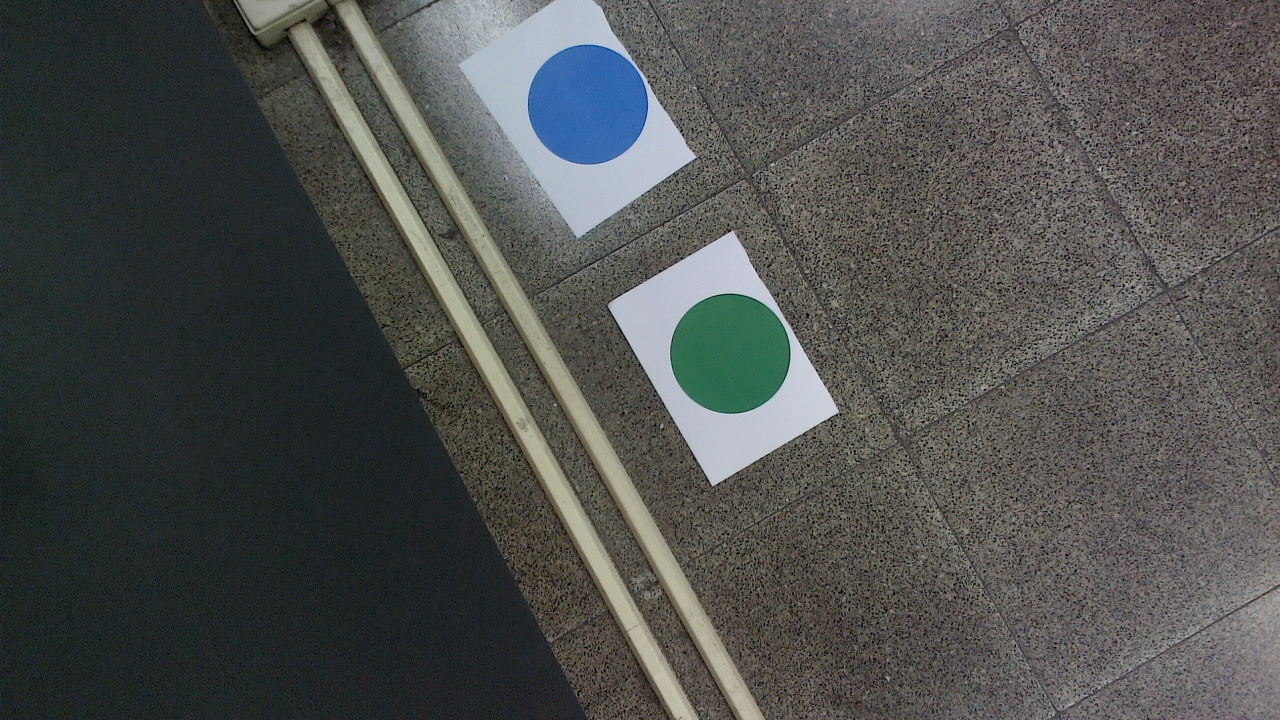
#> input picture Execute/img.jpg, 1280 x 720 px; its folder holds only this picture in this run
$ python -i circle_marker_detection.py   (imports and definitions only)   (older library calls are emulated)
#> lines starting #> are read from the running program, lines starting #| are printed output that depends on the picture
"""Returns circle position and probabilites (feature values)
use as detector(src, obj)

detector(src, obj)
src - image
obj - 'green_cirle' or 'blue_circle'

returns outputPos, outputPro
"""

import unittest
import glob
import pickle

import numpy as np
import cv2
import imutils
from pylab import *

def deg2hue(color):
    return int(color*255/360)

def sv2byte(value):
    return int(value*255/100)

def draw(img, pos):
    result = cv2.circle(img, (pos[0], pos[1]), 1, (0, 0, 255), 4)
    return result

def closing(src, obj):
    img_inRange = np.zeros(src.shape[:2], src.dtype)
    if obj == 'blue_circle':
        #img_inRange = cv2.inRange(src, (160, 95, 40), (190, 110, 65))
        h_lower = deg2hue(240)
        h_higher = deg2hue(260)
        s_lower = sv2byte(65)
        s_higher = sv2byte(75)
        v_lower = sv2byte(65)
        v_higher = sv2byte(72)
        lower = (h_lower, s_lower, v_lower)
        higher = (h_higher, s_higher, v_higher)
        img_inRange = cv2.inRange(cv2.cvtColor(img, cv2.COLOR_BGR2HSV))
    elif obj == 'green_circle':
        h_lower = deg2hue(100)
        h_higher = deg2hue(140)
        s_lower = sv2byte(50)
        s_higher = sv2byte(65)
        v_lower = sv2byte(20)
        v_higher = sv2byte(45)
        lower = (h_lower, s_lower, v_lower)
        higher = (h_higher, s_higher, v_higher)
        #img_inRange = cv2.inRange(src, (70, 100, 35), (90, 120, 65))
        img_inRange = cv2.inRange(cv2.cvtColor(img, cv2.COLOR_BGR2HSV), )
    kernel = cv2.getStructuringElement(cv2.MORPH_RECT, (3, 3))
    image_closed = cv2.morphologyEx(img_inRange, cv2.MORPH_CLOSE, kernel)
    image_closed = cv2.morphologyEx(image_closed, cv2.MORPH_OPEN, kernel)
    return image_closed

# [135 lines left out: functions normpdf, feature1, feature2, iou, fitEllipse, ellipse_center and 3 more, not called in this run]

def detector(src, obj):
    """
    src - image
    obj - 'green_cirle' or 'blue_circle'

    returns outputPos, outputPro
    circle position and probabilites (feature values)
    """
    img_closed = closing(src, obj)

    src.flags.writeable = False
    img_closed.flags.writeable = False

    pos1, pro1 = feature1(src, img_closed, obj)
    pro2 = feature2(src, pos1)
    pro3 = feature3(img_closed)
    print("dupa")
    print("{}: {}, {}, {}".format(obj, pro1, pro2, pro3))
    if pos1:
            pro = []
            list = {}
            for pr1, pr2, pr3, po1 in zip(pro1, pro2, pro3, pos1):
                pro.append(pr1 * pr2 * pr3)
                list.update({str(po1): str(pr1 + pr2)})
            pro3Index = pro.index(max(pro))
            outputPos = pos1[pro3Index]
            outputPro = pro[pro3Index]
    else:
        pos0 = [0, 30, 45]
        outputPos = pos0
        outputPro = 0

    src.flags.writeable = True
    return outputPos, outputPro

def detector_blue(src):
    """
    this is for convinience
    same as detector(src, obj) but obj is blue circle
    """
    return detector(src, 'blue_circle')

# [6 lines left out: function detector_green, not called in this run]


# [2 lines not run here, left out]

>>> import cv2
>>> picture = cv2.imread('../Execute/img.jpg', cv2.IMREAD_GRAYSCALE)
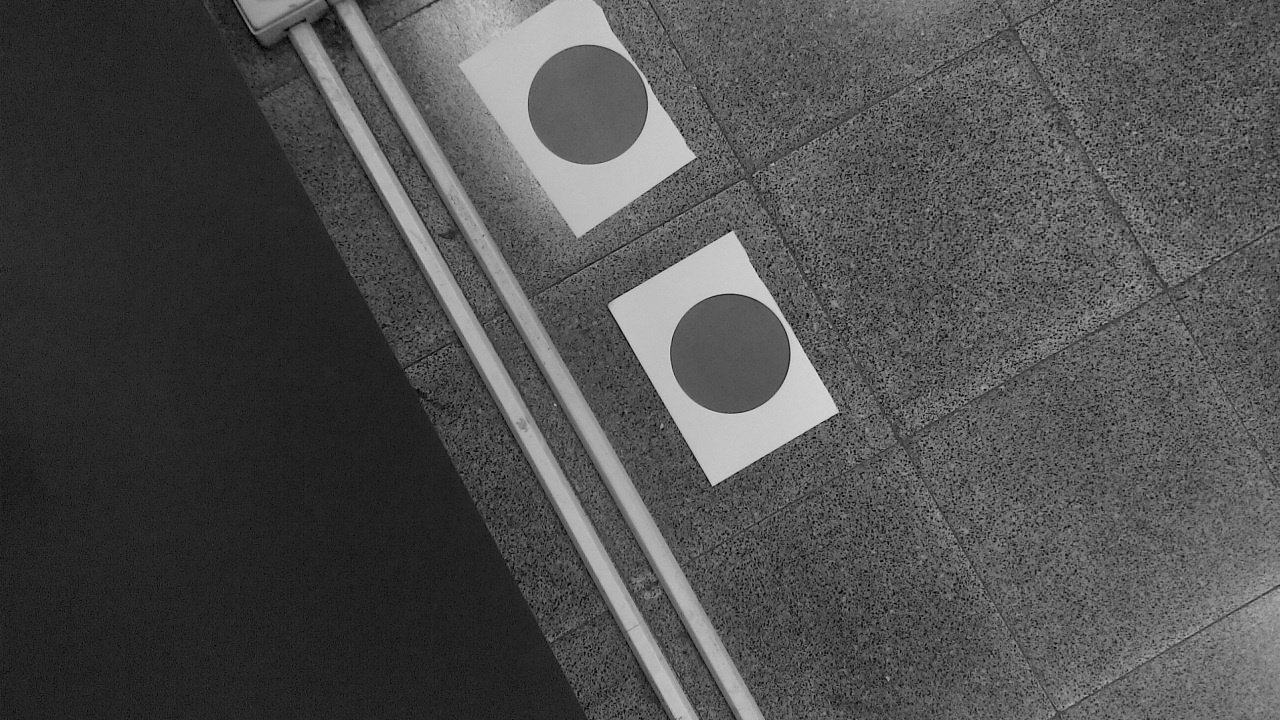
#> picture: shape (720, 1280); min 0, max 228, mean 79.3
>>> result = detector_blue(picture)
#> (the run stopped early here; a loop or call above may not have finished)
